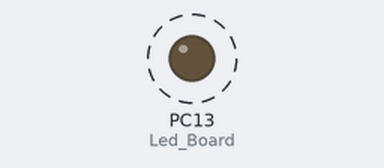
The sketch below on a simulated STM32 Blue Pill. On the bench: output pins drawn as LEDs (lit = HIGH). Dashed ring = blinking.

Above: at 0.2 s.
Timing chart, 0 to 3.0 s (numbered marks = the images above):
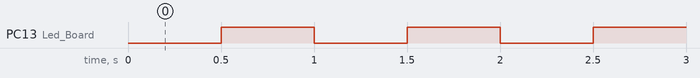

The sketch:

Blink_STM32.ino
```cpp
const int Led_Board = PC13;
void setup() {
  pinMode(Led_Board, OUTPUT);
}

void loop() {
  digitalWrite(Led_Board, LOW);
  delay(500);
  digitalWrite(Led_Board, HIGH);
   delay(500);
}
```

Measured:
- by itself, PC13 (Led_Board): alternates HIGH for 0.50 s and LOW for 0.50 s
